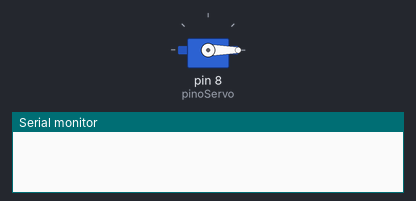
The sketch below on a simulated Arduino Mega 2560, built with avr-gcc and run on an emulated ATmega2560. Shown: servo, the last lines printed to the serial monitor. WiFi joins after 1.5 s; servers stay silent unless stated.

Above: at 1.55 s.
At 6.75 s:
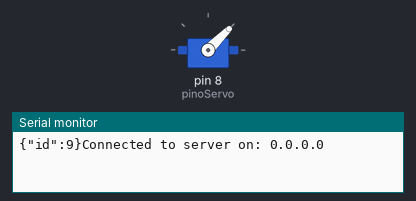
At 7.7 s:
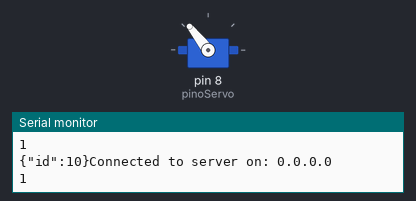
Timing chart, 0 to 9.6 s (numbered marks = the images above):
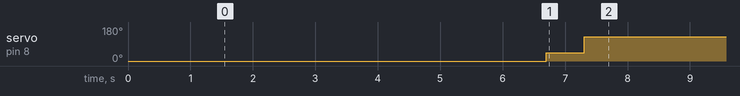

Measured:
- by itself, servo on pin 8 (pinoServo): alternates 128° for 5.6 s and 45° for 0.61 s

The sketch:

teste_ethernet_servo.ino
```cpp
#include <Ethernet.h>
#include <SPI.h>
#include <Servo.h>
#include <ArduinoJson.h>

byte mac[] = { 0x00, 0xAA, 0xBB, 0xCC, 0xDE, 0x01 }; // RESERVED MAC ADDRESS
EthernetClient client;
int id = 9, id1 = 10;
char server[] = "analyseroom.000webhostapp.com";

const int pinoServo = 8;

Servo motor;
int pos = 45;

void setup() {
  motor.attach(pinoServo);
  motor.write(0);
  Serial.begin(9600);

  if (Ethernet.begin(mac) == 0) {
    Serial.println("Failed to configure Ethernet using DHCP");
  }

  if (Ethernet.hardwareStatus() == EthernetNoHardware) {
    Serial.println("Ethernet shield was not found.  Sorry, can't run without hardware. :(");
    while (true) {
      delay(1);
    }
  }
  if (Ethernet.linkStatus() == LinkOFF) {
    Serial.println("Ethernet cable is not connected.");
  }
}

void loop() {
  if(pos == 45) {
    delay(5000);
    const size_t capacity = JSON_OBJECT_SIZE(1);
  DynamicJsonDocument doc(capacity);

  doc["id"] = id;

  serializeJson(doc, Serial);

  if (client.connect(server, 80)) {
    motor.write(pos);
    Serial.print("Connected to server on: ");
      Serial.println(client.remoteIP());
    client.println("POST /index.php HTTP/1.1");
    client.println("Host: analyseroom.000webhostapp.com"); // or generate from your server variable to not hardwire
    client.println("User-Agent: Arduino/Mega");
    client.println("Content-Type: application/json");
    client.println("Connection: close");
    client.print("Content-Length: ");
    client.println(measureJsonPretty(doc));
    client.println();
    serializeJsonPretty(doc, client);
  }
  Serial.println(client.connect(server, 80));
  pos = 128;
  if(client.connect(server, 80)) client.stop();
  } else {
    const size_t capacity = JSON_OBJECT_SIZE(1);
  DynamicJsonDocument doc(capacity);

  doc["id"] = id1;

  serializeJson(doc, Serial);

  if (client.connect(server, 80)) {
    motor.write(pos);
    Serial.print("Connected to server on: ");
      Serial.println(client.remoteIP());
    client.println("POST /index.php HTTP/1.1");
    client.println("Host: analyseroom.000webhostapp.com"); // or generate from your server variable to not hardwire
    client.println("User-Agent: Arduino/Mega");
    client.println("Content-Type: application/json");
    client.println("Connection: close");
    client.print("Content-Length: ");
    client.println(measureJsonPretty(doc));
    client.println();
    serializeJsonPretty(doc, client);
  }
  Serial.println(client.connect(server, 80));
  pos = 45;
  if(client.connect(server, 80)) client.stop();
  }

}
```
